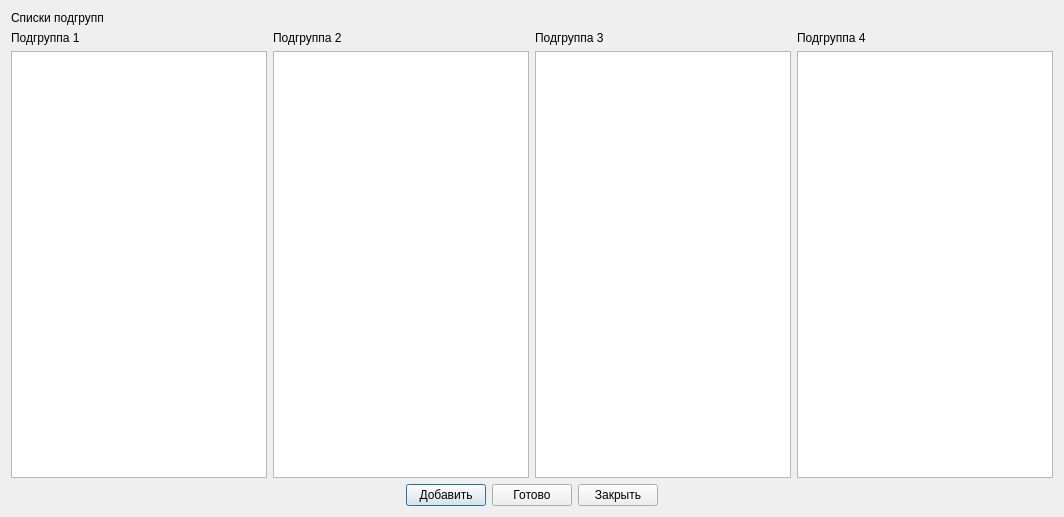
<?xml version="1.0" encoding="UTF-8"?>
<ui version="4.0">
 <class>SubgroupsDlg</class>
 <widget class="QDialog" name="SubgroupsDlg">
  <property name="geometry">
   <rect>
    <x>0</x>
    <y>0</y>
    <width>1054</width>
    <height>517</height>
   </rect>
  </property>
  <property name="sizePolicy">
   <sizepolicy hsizetype="Preferred" vsizetype="Preferred">
    <horstretch>0</horstretch>
    <verstretch>0</verstretch>
   </sizepolicy>
  </property>
  <property name="windowTitle">
   <string>Подгруппы</string>
  </property>
  <layout class="QVBoxLayout" name="verticalLayout_5">
   <item>
    <widget class="QLabel" name="label_5">
     <property name="text">
      <string>Списки подгрупп</string>
     </property>
    </widget>
   </item>
   <item>
    <layout class="QHBoxLayout" name="horizontalLayout">
     <item>
      <layout class="QVBoxLayout" name="verticalLayout">
       <item>
        <widget class="QLabel" name="label">
         <property name="text">
          <string>Подгруппа 1</string>
         </property>
        </widget>
       </item>
       <item>
        <widget class="QListWidget" name="subgroupsWidget1">
         <property name="sizePolicy">
          <sizepolicy hsizetype="Fixed" vsizetype="Expanding">
           <horstretch>0</horstretch>
           <verstretch>0</verstretch>
          </sizepolicy>
         </property>
         <property name="dragEnabled">
          <bool>false</bool>
         </property>
         <property name="dragDropOverwriteMode">
          <bool>false</bool>
         </property>
         <property name="dragDropMode">
          <enum>QAbstractItemView::DragDrop</enum>
         </property>
         <property name="defaultDropAction">
          <enum>Qt::MoveAction</enum>
         </property>
         <property name="sortingEnabled">
          <bool>true</bool>
         </property>
        </widget>
       </item>
      </layout>
     </item>
     <item>
      <layout class="QVBoxLayout" name="verticalLayout_2">
       <item>
        <widget class="QLabel" name="label_2">
         <property name="text">
          <string>Подгруппа 2</string>
         </property>
        </widget>
       </item>
       <item>
        <widget class="QListWidget" name="subgroupsWidget2">
         <property name="sizePolicy">
          <sizepolicy hsizetype="Fixed" vsizetype="Expanding">
           <horstretch>0</horstretch>
           <verstretch>0</verstretch>
          </sizepolicy>
         </property>
         <property name="dragEnabled">
          <bool>false</bool>
         </property>
         <property name="dragDropOverwriteMode">
          <bool>false</bool>
         </property>
         <property name="dragDropMode">
          <enum>QAbstractItemView::DragDrop</enum>
         </property>
         <property name="defaultDropAction">
          <enum>Qt::MoveAction</enum>
         </property>
         <property name="sortingEnabled">
          <bool>true</bool>
         </property>
        </widget>
       </item>
      </layout>
     </item>
     <item>
      <layout class="QVBoxLayout" name="verticalLayout_3">
       <item>
        <widget class="QLabel" name="label_3">
         <property name="text">
          <string>Подгруппа 3</string>
         </property>
        </widget>
       </item>
       <item>
        <widget class="QListWidget" name="subgroupsWidget3">
         <property name="sizePolicy">
          <sizepolicy hsizetype="Fixed" vsizetype="Expanding">
           <horstretch>0</horstretch>
           <verstretch>0</verstretch>
          </sizepolicy>
         </property>
         <property name="dragDropMode">
          <enum>QAbstractItemView::DragDrop</enum>
         </property>
         <property name="defaultDropAction">
          <enum>Qt::MoveAction</enum>
         </property>
         <property name="sortingEnabled">
          <bool>true</bool>
         </property>
        </widget>
       </item>
      </layout>
     </item>
     <item>
      <layout class="QVBoxLayout" name="verticalLayout_4">
       <item>
        <widget class="QLabel" name="label_4">
         <property name="text">
          <string>Подгруппа 4</string>
         </property>
        </widget>
       </item>
       <item>
        <widget class="QListWidget" name="subgroupsWidget4">
         <property name="sizePolicy">
          <sizepolicy hsizetype="Fixed" vsizetype="Expanding">
           <horstretch>0</horstretch>
           <verstretch>0</verstretch>
          </sizepolicy>
         </property>
         <property name="dragDropMode">
          <enum>QAbstractItemView::DragDrop</enum>
         </property>
         <property name="defaultDropAction">
          <enum>Qt::MoveAction</enum>
         </property>
         <property name="sortingEnabled">
          <bool>true</bool>
         </property>
        </widget>
       </item>
      </layout>
     </item>
    </layout>
   </item>
   <item>
    <layout class="QHBoxLayout" name="horizontalLayout_2">
     <item>
      <spacer name="horizontalSpacer">
       <property name="orientation">
        <enum>Qt::Horizontal</enum>
       </property>
       <property name="sizeHint" stdset="0">
        <size>
         <width>31</width>
         <height>20</height>
        </size>
       </property>
      </spacer>
     </item>
     <item>
      <widget class="QPushButton" name="addSubgroupButton">
       <property name="toolTip">
        <string>&lt;html&gt;&lt;head/&gt;&lt;body&gt;&lt;p&gt;Добавить подгруппу&lt;/p&gt;&lt;/body&gt;&lt;/html&gt;</string>
       </property>
       <property name="text">
        <string>Добавить</string>
       </property>
       <property name="icon">
        <iconset theme="list-add"/>
       </property>
      </widget>
     </item>
     <item>
      <widget class="QPushButton" name="okButton">
       <property name="toolTip">
        <string>&lt;html&gt;&lt;head/&gt;&lt;body&gt;&lt;p&gt;Сохранить изменения и закрыть&lt;/p&gt;&lt;/body&gt;&lt;/html&gt;</string>
       </property>
       <property name="text">
        <string>Готово</string>
       </property>
       <property name="icon">
        <iconset theme="dialog-ok-apply"/>
       </property>
      </widget>
     </item>
     <item>
      <widget class="QPushButton" name="closeButton">
       <property name="toolTip">
        <string>&lt;html&gt;&lt;head/&gt;&lt;body&gt;&lt;p&gt;Закрыть окно без изменений&lt;/p&gt;&lt;/body&gt;&lt;/html&gt;</string>
       </property>
       <property name="text">
        <string>Закрыть</string>
       </property>
       <property name="icon">
        <iconset theme="dialog-close">
         <normaloff/>
        </iconset>
       </property>
      </widget>
     </item>
     <item>
      <spacer name="horizontalSpacer_2">
       <property name="orientation">
        <enum>Qt::Horizontal</enum>
       </property>
       <property name="sizeHint" stdset="0">
        <size>
         <width>40</width>
         <height>20</height>
        </size>
       </property>
      </spacer>
     </item>
    </layout>
   </item>
  </layout>
 </widget>
 <resources/>
 <connections>
  <connection>
   <sender>closeButton</sender>
   <signal>clicked()</signal>
   <receiver>SubgroupsDlg</receiver>
   <slot>close()</slot>
   <hints>
    <hint type="sourcelabel">
     <x>495</x>
     <y>409</y>
    </hint>
    <hint type="destinationlabel">
     <x>614</x>
     <y>406</y>
    </hint>
   </hints>
  </connection>
 </connections>
</ui>
